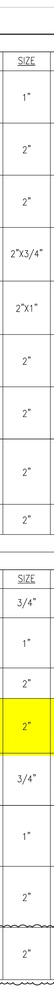
#> input picture cropped/upload.pdf/crop2_1.jpg, 54 x 1000 px, shrunk from 380 x 7000 before the run
$ python test.py
#> lines starting #> are read from the running program, lines starting #| are printed output that depends on the picture; after the words box and inside, x2 and y2 are one past the last pixel; in counts of white or black regions, pixels touching at a corner belong together
import cv2
import numpy as np
import matplotlib.pyplot as plt
import os
import pytesseract

pytesseract.pytesseract.tesseract_cmd = r'C:\Program Files\Tesseract-OCR\tesseract.exe'


path = 'aaa'
os.makedirs(path, exist_ok=True)

file = ('cropped/upload.pdf/crop2_1.jpg')


im1 = cv2.imread(file)
#> im1 is the input picture: shape (1000, 54, 3); mean B, G, R 231.6, 245.4, 245.4
im = cv2.imread(file)
gray = cv2.cvtColor(im1, cv2.COLOR_BGR2GRAY)
blur = cv2.GaussianBlur(gray, (3,3), 0)
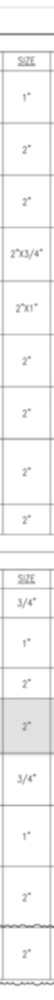
#> blur: shape (1000, 54); min 106, max 255, mean 243.9
# blur = cv2.medianBlur(gray, 3)
# cv2.imshow("blur", blur)
# cv2.waitKey(0)

thresh = cv2.threshold(blur, 150, 255, cv2.THRESH_BINARY_INV + cv2.THRESH_OTSU)[1]
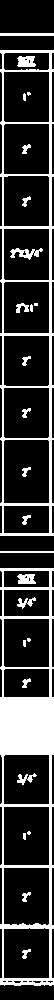
#> thresh: shape (1000, 54); 21.8% white; 27 white regions (4 under 20 px), largest, box (x1, y1, x2, y2) and area: (0, 568, 54, 986) 6318, (0, 50, 54, 536) 3807, (10, 248, 43, 260) 191

kernel = np.ones((5,7), np.uint8)
dilated_value = cv2.dilate(thresh, kernel, iterations=1)
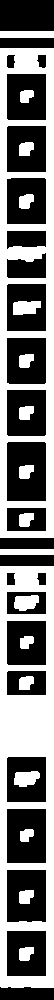
#> dilated_value: shape (1000, 54); 48.4% white; 19 white regions
# eroded_value = cv2.erode(thresh, kernel, iterations=1)

contours, hierarchy = cv2.findContours(dilated_value, cv2.RETR_TREE, cv2.CHAIN_APPROX_SIMPLE)
#> contours = 40 contours; largest, box (x1, y1, x2, y2) and area: (0, 48, 54, 538) 25917, (0, 566, 54, 988) 22302, (6, 441, 47, 502) 2395, (6, 808, 47, 864) 2198, (6, 869, 47, 923) 2100

coordinates = []
cells = []
k=0
for cnt in contours:
    x, y, w, h = cv2.boundingRect(cnt)
    coordinates.append((x, y, w, h))
    # if y < 50: # This condition can be adjusted based on the position of the tables
    if (w>50 and w<500) and (h>100 and h<500):
        k+=1
        cv2.rectangle(im, (x, y), (x+w, y+h), (0, 0, 255), 3)
        cell = thresh[y:y+h, x:x+w]
        cells.append(cell)
        cv2.imwrite("aaa/aaa"+str(k)+".bmp", cell)
#> this loop made 40 passes
#> (cnt, x, y, w, h, k) on pass 19: ([[0, 48], [0, 537], [53, 537], [53, 48]], 0, 48, 54, 490, 2)
#> (x, y, w, h, k) on pass 1: (0, 566, 54, 422, 1)
#> pass 1, `cell = thresh[y:y+h, x:x+w]`:
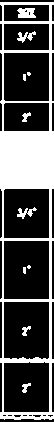
#> cell: shape (422, 54); 30.2% white; 11 white regions (2 under 20 px), largest, box (x1, y1, x2, y2) and area: (0, 2, 54, 420) 6318, (17, 8, 36, 18) 154, (17, 207, 37, 219) 104
#> after the loop:
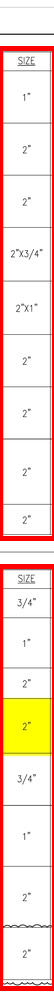
#> im: shape (1000, 54, 3); 10.35% of pixels changed, all inside (x1, y1, x2, y2) = (0, 46, 54, 991)
#> after the loop, cells = 2 items; coordinates = 40 items, first 6: (0, 566, 54, 422), (6, 930, 41, 47), (19, 947, 15, 14), (6, 869, 41, 54), (19, 890, 15, 14), (6, 808, 41, 56); k = 2

for cell in cells:
    kernel = np.ones((5,7), np.uint8)
    dilated_cell = cv2.dilate(cell, kernel, iterations=1)
    eroded_cell = cv2.erode(dilated_cell, kernel, iterations=1)
    # text = pytesseract.image_to_string(dilated_cell, config='--oem 3 --psm 6')
#> (the run stopped early here; a loop or call above may not have finished)

$ run again, with cropped/upload.pdf/crop1_0.jpg copied over cropped/upload.pdf/crop2_1.jpg
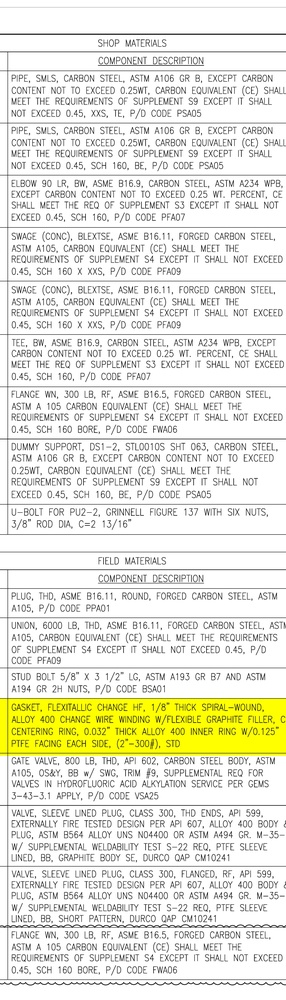
#> input picture cropped/upload.pdf/crop1_0.jpg, 286 x 1000 px, shrunk from 2000 x 7000 before the run
#> im1 is the input picture: shape (1000, 286, 3); mean B, G, R 218.8, 231.3, 231.3
#> thresh: shape (1000, 286); 33.7% white; 697 white regions (64 under 20 px), largest, box (x1, y1, x2, y2) and area: (0, 568, 286, 986) 9973, (0, 51, 286, 535) 6385, (98, 56, 204, 67) 921
#> dilated_value: shape (1000, 286); 78.1% white; 585 black regions (482 under 20 px)
#> contours = 540 contours, 430 with area under 20; largest, box (x1, y1, x2, y2) and area: (0, 31, 286, 537) 120651, (0, 549, 286, 988) 104505, (11, 54, 97, 69) 1176, (11, 572, 97, 587) 1174, (20, 523, 110, 533) 307
#> the loop `for cnt in contours:` made 540 passes
#> (x, y, w, h, k) on pass 1: (0, 549, 286, 439, 1)
#> after the loop `for cnt in contours:`:
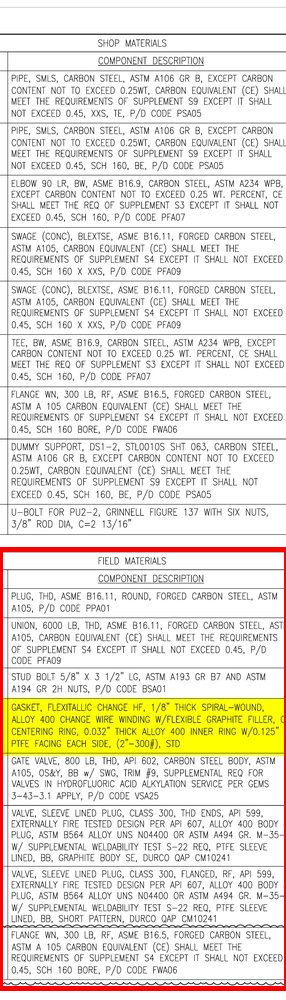
#> im: shape (1000, 286, 3); 1.76% of pixels changed, all inside (x1, y1, x2, y2) = (0, 547, 286, 991)
#> after the loop `for cnt in contours:`: cells = 1 item; coordinates = 540 items, first 6: (0, 549, 286, 439), (11, 975, 16, 3), (102, 974, 7, 4), (33, 970, 64, 8), (123, 963, 3, 3), (73, 963, 3, 3); k = 1

$ run again, with cropped/upload.pdf/crop3_2.jpg copied over cropped/upload.pdf/crop2_1.jpg
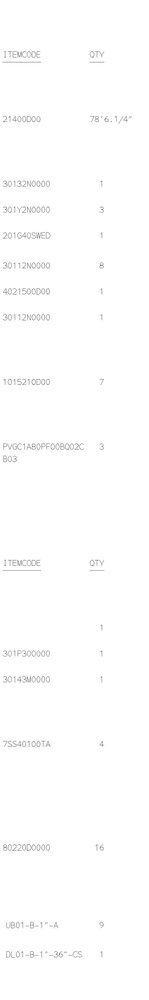
#> input picture cropped/upload.pdf/crop3_2.jpg, 149 x 1000 px, shrunk from 610 x 4100 before the run
#> im1 is the input picture: shape (1000, 149, 3); min 130, max 255, mean 253.6
#> `thresh = cv2.threshold(blur, 150, 255, cv2.THRESH_BINARY_INV + cv2.THR..`:
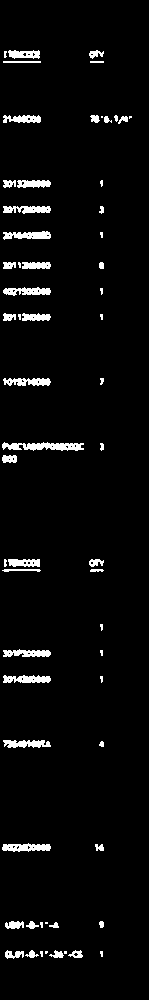
#> thresh: shape (1000, 149); 3.9% white; 62 white regions (18 under 20 px), largest, box (x1, y1, x2, y2) and area: (2, 442, 84, 451) 490, (2, 843, 51, 852) 312, (3, 231, 51, 240) 296
#> `dilated_value = cv2.dilate(thresh, kernel, iterations=1)`:
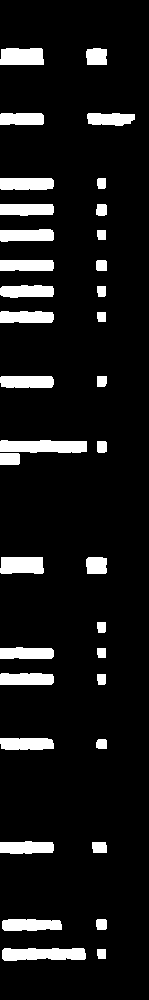
#> dilated_value: shape (1000, 149); 9.5% white; 36 white regions
#> contours = 36 contours; largest, box (x1, y1, x2, y2) and area: (0, 440, 87, 453) 907, (2, 948, 86, 961) 848, (0, 48, 44, 65) 651, (0, 557, 44, 574) 644, (2, 919, 62, 931) 576
#> the loop `for cnt in contours:` made 36 passes
#> (x, y, w, h) on passes 1 to 8: (97, 949, 9, 10), (2, 948, 84, 13), (96, 919, 11, 11), (2, 919, 60, 12), (92, 842, 15, 11), (0, 841, 54, 13), (96, 739, 11, 10), (0, 738, 54, 12)
#> after the loop `for cnt in contours:`: cells = []; coordinates = 36 items, first 6: (97, 949, 9, 10), (2, 948, 84, 13), (96, 919, 11, 11), (2, 919, 60, 12), (92, 842, 15, 11), (0, 841, 54, 13); k = 0

$ run again, with cropped/upload.pdf/crop4_3.jpg copied over cropped/upload.pdf/crop2_1.jpg
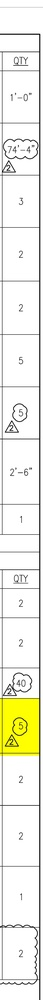
#> input picture cropped/upload.pdf/crop4_3.jpg, 43 x 1000 px, shrunk from 300 x 7000 before the run
#> im1 is the input picture: shape (1000, 43, 3); mean B, G, R 226.3, 238.3, 238.3
#> thresh: shape (1000, 43); 20.2% white; 30 white regions (10 under 20 px), largest, box (x1, y1, x2, y2) and area: (0, 33, 41, 1000) 7659, (4, 403, 28, 434) 246, (13, 574, 28, 584) 106
#> `dilated_value = cv2.dilate(thresh, kernel, iterations=1)`:
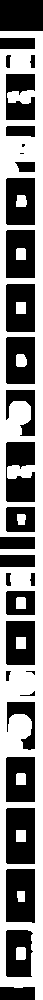
#> dilated_value: shape (1000, 43); 53.3% white; 31 black regions (3 under 20 px)
#> contours = 38 contours, 2 with area under 20; largest, box (x1, y1, x2, y2) and area: (0, 31, 43, 1000) 38884, (5, 807, 36, 865) 1705, (5, 868, 36, 924) 1620, (5, 441, 36, 503) 1532, (5, 229, 36, 279) 1466
#> the loop `for cnt in contours:` made 38 passes
#> (x, y, w, h) on passes 1, 2, 3, 4, 5, 6, 8, 9: (0, 31, 43, 969), (5, 929, 29, 49), (16, 947, 10, 13), (5, 868, 31, 56), (17, 891, 8, 11), (5, 807, 31, 58), (5, 756, 31, 47), (16, 773, 10, 12)
#> after the loop `for cnt in contours:`: cells = []; coordinates = 38 items, first 6: (0, 31, 43, 969), (5, 929, 29, 49), (16, 947, 10, 13), (5, 868, 31, 56), (17, 891, 8, 11), (5, 807, 31, 58); k = 0
